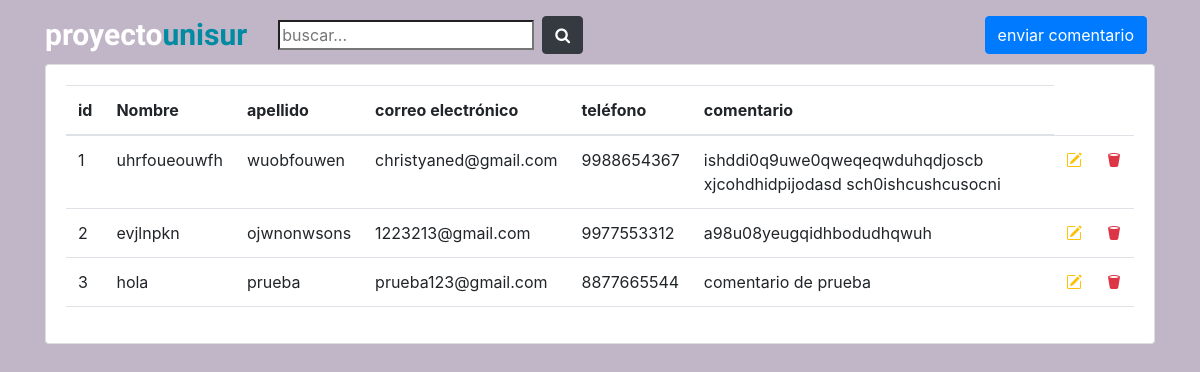
The page / on the database its author committed.
### tables this page shows
CREATE TABLE `comentarios` (
  `id_comentario` int(11) NOT NULL,
  `nombre` varchar(150) NOT NULL,
  `apellido` varchar(150) DEFAULT NULL,
  `email` varchar(50) NOT NULL,
  `telefono` bigint(15) DEFAULT NULL,
  `comentario` varchar(250) NOT NULL
);

### index.php (the view, shortened to what this page needs)
<!DOCTYPE html>
<html lang="en">
<head>
  <link href="https://cdn.jsdelivr.net/npm/bootstrap@5.2.1/dist/css/bootstrap.min.css" rel="stylesheet"
 />
  <link rel="stylesheet" href="https://cdn.jsdelivr.net/npm/bootstrap-icons@1.10.5/font/bootstrap-icons.css">
</head>
<body>
  <main>
    <div class="container h-100" style="padding-top: 4rem;">
      <div class="row justify-content-center align-item-center h-100">
        <div class="col-12 col-sm-12 col-md-12">
          <div class="card">
            <div class="card-body">
              <div class="table-responsive">
              <table class="table">
                <thead>
                  <tr>
                    <th scope="col">id</th>
                    <th scope="col">Nombre</th>
                    <th scope="col">apellido</th>
                    <th scope="col">correo electrónico</th>
                    <th scope="col">teléfono</th>
                    <th scope="col">comentario</th>
                  </tr>
                </thead>
                <tbody>
                <?php
                  require("./connection/connection.php");
                  $query = "SELECT * FROM comentarios";
                  $ejecutar = mysqli_query($connection, $query);
                  $contador = 1;
                  while ($fila = mysqli_fetch_array($ejecutar)) {
                ?>
                      <tr>
                          <td>
                              <?php echo $contador; ?>
                          </td>
                          <td>
                              <?php echo $fila[ 'nombre' ]; ?>
                          </td>
                          <td>
                              <?php echo $fila[ 'apellido' ]; ?>
                          </td>
                          <td>
                              <?php echo $fila[ 'email' ]; ?>
                          </td>
                          <td>
                              <?php echo $fila[ 'telefono' ]; ?>
                          </td>
                          <td>
                              <?php echo $fila[ 'comentario' ]; ?>
                          </td>
                          <td><a href="./view/update_comentario.php?id_comentario=<?php echo $fila[ 'id_comentario' ]; ?>"><i class="bi bi-pencil-square text-warning"></i></a></td>
                          <td><a href="./function/delete.php?id_comentario=<?php echo $fila[ 'id_comentario' ]; ?>"><i class="bi bi-trash2-fill text-danger"></i></a></td>
                        </tr>
                      <?php $contador++;
                  } ?>
                </tbody>
              </table>
              </div>
            </div>
          </div>
        </div>
      </div>
    </div>
  </main>
</body>
</html>

### css/styles.css (style rules this page uses)
body { background-color: #c0b6c7; }
.my-heading { font-family: 'Kaushan Script', cursive; color: #fff; font-weight: bold; font-size: 30px; margin:0; }
.bg-main { color: #008ba3; }

### rows shown on the page
comentarios: nombre "uhrfoueouwfh", apellido "wuobfouwen", email "christyaned@gmail.com", telefono "9988654367", comentario "ishddi0q9uwe0qweqeqwduhqdjoscb xjcohdhidpijodasd sch0ishcushcusocni"
comentarios: nombre "evjlnpkn", apellido "ojwnonwsons", email "1223213@gmail.com", telefono "9977553312", comentario "a98u08yeugqidhbodudhqwuh"
comentarios: nombre "hola", apellido "prueba", email "prueba123@gmail.com", telefono "8877665544", comentario "comentario de prueba"
